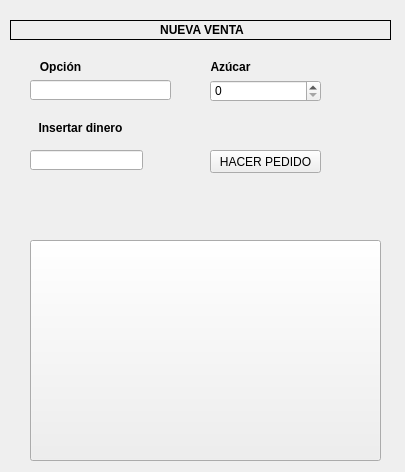
<?xml version="1.0" encoding="UTF-8"?>
<ui version="4.0">
 <class>Venta_cafe</class>
 <widget class="QWidget" name="Venta_cafe">
  <property name="geometry">
   <rect>
    <x>0</x>
    <y>0</y>
    <width>405</width>
    <height>472</height>
   </rect>
  </property>
  <property name="windowTitle">
   <string>Venta</string>
  </property>
  <widget class="QLabel" name="label">
   <property name="geometry">
    <rect>
     <x>10</x>
     <y>20</y>
     <width>381</width>
     <height>20</height>
    </rect>
   </property>
   <property name="frameShape">
    <enum>QFrame::Box</enum>
   </property>
   <property name="text">
    <string>&lt;html&gt;&lt;head/&gt;&lt;body&gt;&lt;p align=&quot;center&quot;&gt;&lt;span style=&quot; font-weight:600;&quot;&gt;NUEVA VENTA&lt;/span&gt;&lt;/p&gt;&lt;/body&gt;&lt;/html&gt;</string>
   </property>
  </widget>
  <widget class="QLabel" name="label_2">
   <property name="geometry">
    <rect>
     <x>30</x>
     <y>60</y>
     <width>61</width>
     <height>13</height>
    </rect>
   </property>
   <property name="text">
    <string>&lt;html&gt;&lt;head/&gt;&lt;body&gt;&lt;p align=&quot;center&quot;&gt;&lt;span style=&quot; font-weight:600;&quot;&gt;Opción&lt;/span&gt;&lt;/p&gt;&lt;/body&gt;&lt;/html&gt;</string>
   </property>
  </widget>
  <widget class="QLineEdit" name="lineEdit">
   <property name="geometry">
    <rect>
     <x>30</x>
     <y>80</y>
     <width>141</width>
     <height>20</height>
    </rect>
   </property>
  </widget>
  <widget class="QLabel" name="label_3">
   <property name="geometry">
    <rect>
     <x>200</x>
     <y>60</y>
     <width>61</width>
     <height>13</height>
    </rect>
   </property>
   <property name="text">
    <string>&lt;html&gt;&lt;head/&gt;&lt;body&gt;&lt;p align=&quot;center&quot;&gt;&lt;span style=&quot; font-weight:600;&quot;&gt;Azúcar&lt;/span&gt;&lt;/p&gt;&lt;/body&gt;&lt;/html&gt;</string>
   </property>
  </widget>
  <widget class="QLabel" name="label_4">
   <property name="geometry">
    <rect>
     <x>30</x>
     <y>120</y>
     <width>101</width>
     <height>16</height>
    </rect>
   </property>
   <property name="text">
    <string>&lt;html&gt;&lt;head/&gt;&lt;body&gt;&lt;p align=&quot;center&quot;&gt;&lt;span style=&quot; font-weight:600;&quot;&gt;Insertar dinero&lt;/span&gt;&lt;/p&gt;&lt;/body&gt;&lt;/html&gt;</string>
   </property>
  </widget>
  <widget class="QLineEdit" name="lineEdit_2">
   <property name="geometry">
    <rect>
     <x>30</x>
     <y>150</y>
     <width>113</width>
     <height>20</height>
    </rect>
   </property>
  </widget>
  <widget class="QPushButton" name="pushButton">
   <property name="geometry">
    <rect>
     <x>30</x>
     <y>240</y>
     <width>351</width>
     <height>221</height>
    </rect>
   </property>
   <property name="text">
    <string/>
   </property>
   <property name="icon">
    <iconset>
     <normaloff>../assets/icons/1.jpg</normaloff>../assets/icons/1.jpg</iconset>
   </property>
   <property name="iconSize">
    <size>
     <width>400</width>
     <height>400</height>
    </size>
   </property>
  </widget>
  <widget class="QSpinBox" name="spinBox">
   <property name="geometry">
    <rect>
     <x>210</x>
     <y>80</y>
     <width>111</width>
     <height>22</height>
    </rect>
   </property>
  </widget>
  <widget class="QPushButton" name="pushButton_2">
   <property name="geometry">
    <rect>
     <x>210</x>
     <y>150</y>
     <width>111</width>
     <height>23</height>
    </rect>
   </property>
   <property name="text">
    <string>HACER PEDIDO</string>
   </property>
   <property name="icon">
    <iconset>
     <normaloff>../assets/icons/confirmar.png</normaloff>../assets/icons/confirmar.png</iconset>
   </property>
  </widget>
 </widget>
 <resources/>
 <connections/>
</ui>
